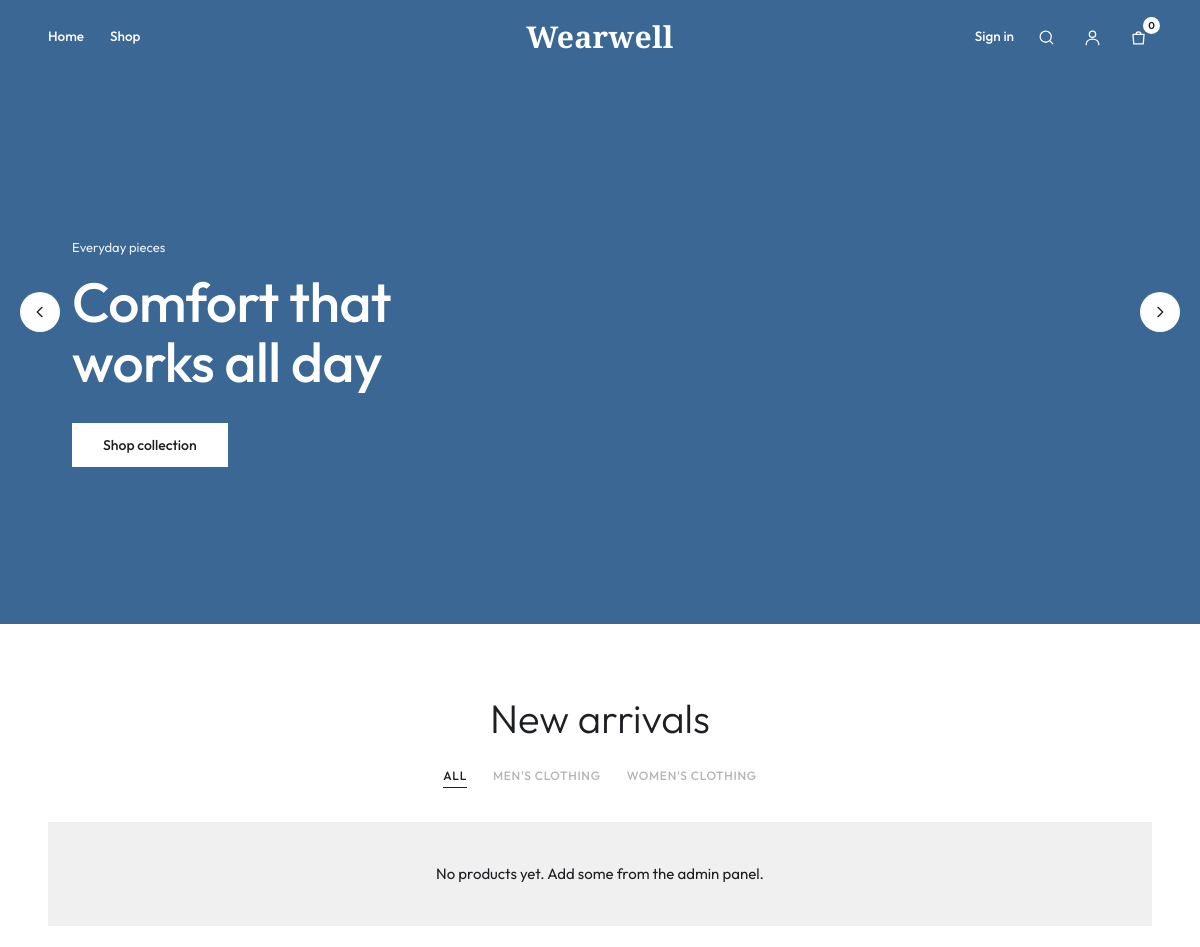
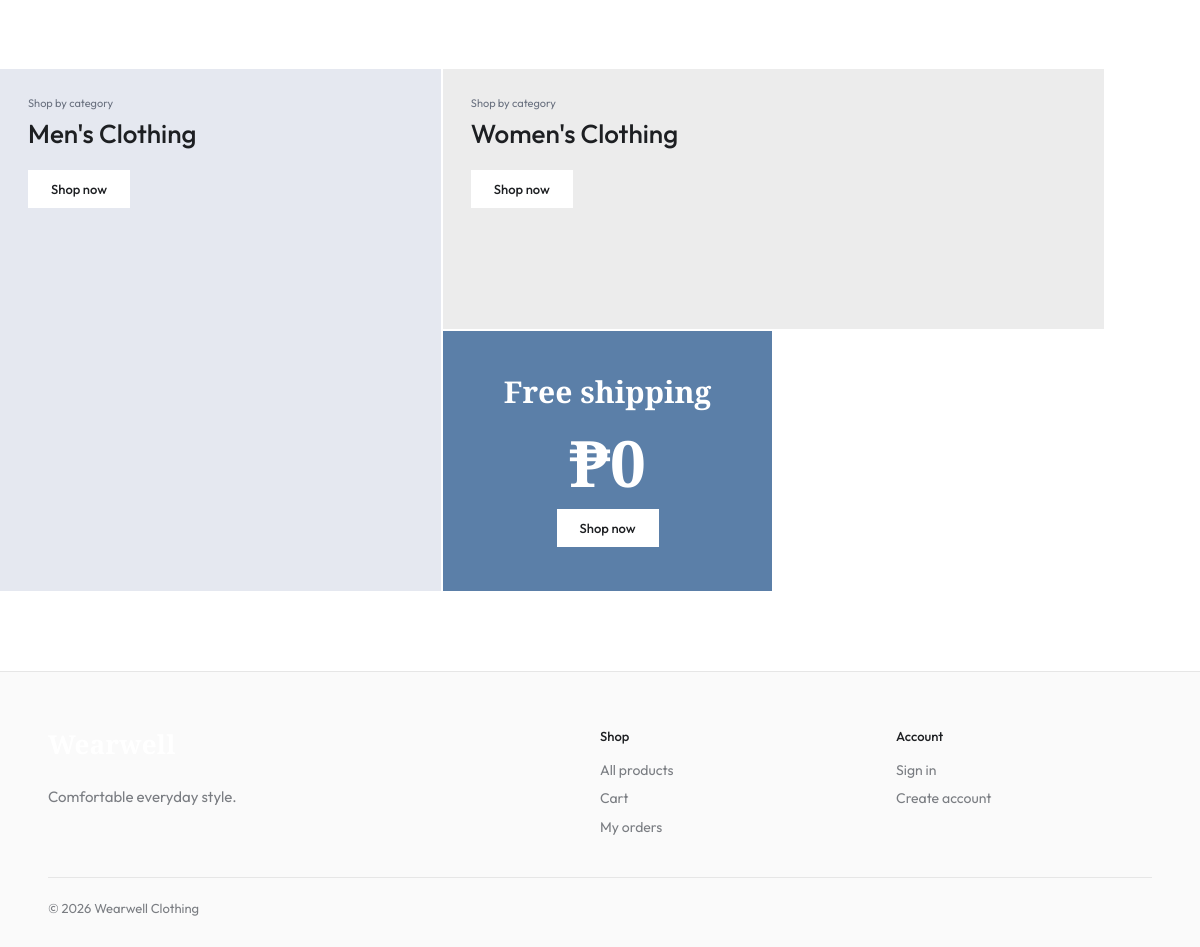
The page / on the database its author committed (2 pictures, top to bottom).
### tables this page shows
CREATE TABLE product_categories (
    product_category_id INT UNSIGNED AUTO_INCREMENT PRIMARY KEY,
    category_name VARCHAR(100) NOT NULL UNIQUE,
    description TEXT NULL,
    is_active TINYINT(1) NOT NULL DEFAULT 1
);

### includes/functions.php (called while the page is built, shortened)
<?php
function e(mixed $value): string
{
    return htmlspecialchars((string) $value, ENT_QUOTES, "UTF-8");
}

### index.php (the view, shortened to what this page needs)
<?php
require_once __DIR__ . "/includes/functions.php";
$search = trim($_GET["q"] ?? "");
$base = "
    SELECT
        p.product_id,
        p.product_name,
        p.base_price,
        c.product_category_id AS category_id,
        c.category_name,
        (
            SELECT pi.image_path
            FROM product_images pi
            WHERE pi.product_id = p.product_id
            ORDER BY pi.sort_order
            LIMIT 1
        ) AS image_path,
        (
            SELECT ROUND(AVG(r.rating))
            FROM product_reviews r
            WHERE r.product_id = p.product_id
        ) AS rating
    FROM products p
    JOIN product_categories c ON c.product_category_id = p.product_category_id
    WHERE p.is_active = 1
";
if ($search !== "") {
    $q = $pdo->prepare(
        $base .
            " AND (p.product_name LIKE ? OR p.description LIKE ?) ORDER BY p.created_at DESC LIMIT 24",
    );
    $q->execute(["%" . $search . "%", "%" . $search . "%"]);
} else {
    $q = $pdo->query($base . " ORDER BY p.created_at DESC LIMIT 40");
}
$products = $q->fetchAll();
$categories = $pdo
    ->query(
        "SELECT product_category_id AS category_id, category_name FROM product_categories WHERE is_active = 1 ORDER BY category_name",
    )
    ->fetchAll();
$isHome = $search === "";
require __DIR__ . "/includes/header.php";
function hero_bg(int $n): string
{
    $f = "assets/img/hero-$n.jpg";
    return is_file(__DIR__ . "/" . $f)
        ? ' style="background-image:url(' . APP_BASE . "/" . $f . ')"'
        : "";
}
    ?>
<?php if ($isHome): ?>
    <section class="hero-slider" aria-roledescription="carousel" aria-label="Featured">
        <div class="hero-slide active" aria-hidden="false"<?= hero_bg(1) ?>>
            <div class="hero-copy">
                <small>Everyday pieces</small>
                <h1>Comfort that works all day</h1>
                <a class="button light" href="/clothing-store-backup/shop.php">Shop collection</a>
            </div>
        </div>
        <button type="button" class="hero-arrow prev" aria-label="Previous slide">
            <svg viewBox="0 0 24 24"><path d="m15 5-7 7 7 7"/></svg>
        </button>
        <button type="button" class="hero-arrow next" aria-label="Next slide">
            <svg viewBox="0 0 24 24"><path d="m9 5 7 7-7 7"/></svg>
        </button>
    </section>
    <section class="arrivals wrap" id="new">
        <h2>New arrivals</h2>
        <?php if ($categories): ?>
            <div class="tabs" role="tablist">
                <button type="button" role="tab" data-tab="all" aria-selected="true">All</button>
                <?php foreach ($categories as $c): ?>
                    <button
                        type="button"
                        role="tab"
                        data-tab="<?= (int) $c["category_id"] ?>"
                        aria-selected="false"
                    >
                        <?= e($c["category_name"]) ?>
                    </button>
                <?php endforeach; ?>
            </div>
        <?php endif; ?>
        <?php if (!$products): ?>
            <div class="empty">No products yet. Add some from the admin panel.</div>
        <?php endif; ?>
    </section>
    <?php
    $tiles = array_slice($categories, 0, 4);
    if (count($tiles) >= 1): ?>
        <section class="wrap promos" aria-label="Shop by category">
            <?php $t = $tiles[0]; ?>
            <a class="promo tall a" href="/clothing-store-backup/shop.php?category=<?= (int) $t[
                "category_id"
            ] ?>">
                <small>Shop by category</small>
                <h3><?= e($t["category_name"]) ?></h3>
                <span class="button">Shop now</span>
            </a>
            <?php if (isset($tiles[1])): ?>
                <?php $t = $tiles[1]; ?>
                <a class="promo b" href="/clothing-store-backup/shop.php?category=<?= (int) $t[
                    "category_id"
                ] ?>">
                    <small>Shop by category</small>
                    <h3><?= e($t["category_name"]) ?></h3>
                    <span class="button">Shop now</span>
                </a>
            <?php endif; ?>
            <div class="promo-bottom">
                <a class="promo blue" href="/clothing-store-backup/shop.php">
                    <h3>Free shipping</h3>
                    <div class="big">₱0</div>
                    <span class="button">Shop now</span>
                </a>
            </div>
        </section>
    <?php endif;
    ?>
<?php endif; ?>
<?php require __DIR__ . "/includes/footer.php"; ?>

### assets/css/style.css (style rules this page uses)
:root { --ink: #1d1f22; --muted: #7a7d82; --blue: #3a6794; --blue-deep: #2b5079; --tile: #f0f0f0; --tile-blue: #e3e8f2; --line: #e6e6e6; --white: #fff; --green: #2b5079; --cream: #f0f0f0; --danger: #a33a2f; --sans: "Outfit", system-ui, -apple-system, "Segoe UI", Arial, sans-serif; --serif: "Playfair Display", Georgia, serif; }
* { box-sizing: border-box; }
html { scroll-behavior: smooth; }
body { margin: 0; color: var(--ink); font: 15px/1.6 var(--sans); background: #fff; -webkit-font-smoothing: antialiased; }
a { color: var(--blue-deep); }
.wrap { width: min(1280px, 92%); margin: 0 auto; }
.button, button { display: inline-block; background: var(--ink); border: 1px solid var(--ink); color: #fff; text-decoration: none; padding: 12px 26px; cursor: pointer; font: 500 14px var(--sans); transition: background 0.2s, color 0.2s; }
.button.light { background: #fff; color: var(--ink); border-color: #fff; padding: 12px 30px; }
.hero-slider { position: relative; height: min(78vh, 640px); min-height: 440px; background: var(--blue); overflow: hidden; color: #fff; }
.hero-slide { position: absolute; inset: 0; display: flex; align-items: center; padding: 0 max(6vw, 28px); background: var(--blue) center/cover no-repeat; opacity: 0; visibility: hidden; transition: opacity 0.5s; }
.hero-slide.active { opacity: 1; visibility: visible; }
.hero-copy { max-width: 420px; margin-top: 80px; }
.hero-copy small { display: block; font-size: 13px; margin-bottom: 14px; opacity: 0.9; }
.hero-copy h1, .hero-copy h2 { font: 500 clamp(34px, 4.6vw, 56px)/1.1 var(--sans); margin: 0 0 30px; letter-spacing: -0.01em; }
.hero-arrow { position: absolute; top: 50%; transform: translateY(-50%); width: 40px; height: 40px; border-radius: 50%; border: 0; background: #fff; color: var(--ink); padding: 0; display: grid; place-items: center; z-index: 3; }
.hero-arrow svg { width: 16px; height: 16px; stroke: currentColor; fill: none; stroke-width: 2; stroke-linecap: round; stroke-linejoin: round; }
.hero-arrow.prev { left: 20px; }
.hero-arrow.next { right: 20px; }
.arrivals { padding: 70px 0 20px; text-align: center; }
.arrivals h2 { font: 300 40px/1.2 var(--sans); margin: 0 0 22px; }
.tabs { display: flex; justify-content: center; gap: 26px; flex-wrap: wrap; margin-bottom: 34px; }
.tabs button { background: none; border: 0; padding: 4px 0; color: #b4b4b4; font: 500 12px var(--sans); letter-spacing: 0.06em; text-transform: uppercase; border-bottom: 1px solid transparent; }
.tabs button[aria-selected="true"] { color: var(--ink); border-bottom-color: var(--ink); }
.promos { display: grid; grid-template-columns: 2fr 3fr; grid-template-rows: 260px 260px; gap: 2px; margin: 70px 0 80px; }
.promo { position: relative; padding: 26px 28px; background: var(--tile-blue); display: flex; flex-direction: column; align-items: flex-start; justify-content: flex-start; overflow: hidden; text-decoration: none; color: var(--ink); }
.promo small { font-size: 11px; color: #6b7280; margin-bottom: 6px; }
.promo h3 { font: 500 26px/1.15 var(--sans); margin: 0 0 22px; max-width: 14ch; }
.promo .button { background: #fff; color: var(--ink); border-color: #fff; padding: 10px 22px; font-size: 13px; }
.promo.tall { grid-row: 1/3; }
.promo.a { background: #e5e8f0; }
.promo.b { background: #ececec; }
.promo.blue { background: #5b7fa8; color: #fff; align-items: center; justify-content: center; text-align: center; }
.promo.blue h3 { font: 700 30px/1.15 var(--serif); max-width: none; }
.promo.blue .big { font: 700 64px/1 var(--serif); margin: 0 0 14px; }
.promo-bottom { display: grid; grid-template-columns: 1fr 1fr; gap: 2px; grid-column: 2; }
.empty { padding: 40px; text-align: center; background: var(--tile); }

### rows shown on the page
product_categories: category_name "MEN'S CLOTHING", category_name "Men's Clothing"
product_categories: category_name "WOMEN'S CLOTHING", category_name "Women's Clothing"

### other values the page prints
cart_count($pdo) "0"
